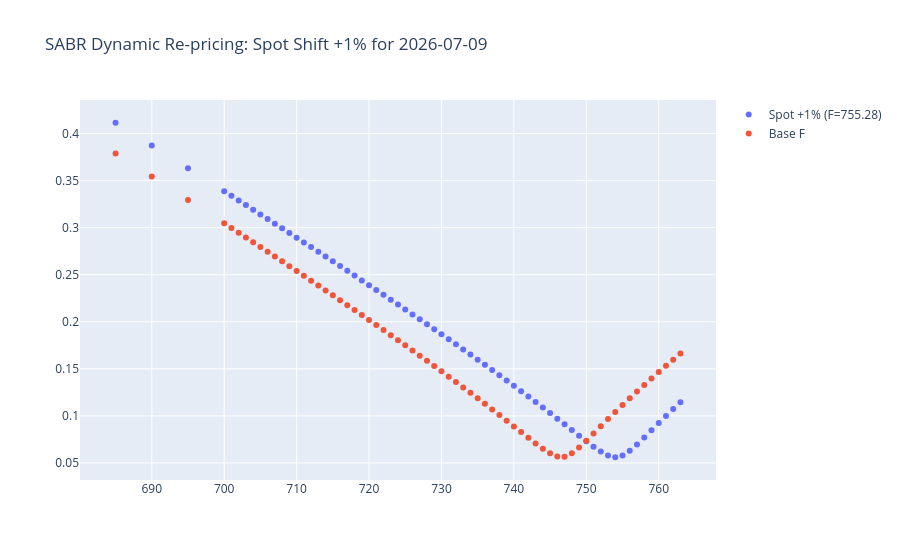

Notebook code cell kept with this figure:
### Markdown cell above
# Dynamic Shifting Demo

### Code cell
expiry = svi_slices[0]["expiry"]
sabr_res = sabr_results[expiry]["result"]
if sabr_res.success:
    alpha, rho, nu = sabr_res.params
    f_base = svi_slices[0]["forward"]
    strikes = svi_slices[0]["strikes"]
    
    # Shift spot by +1%
    f_new = f_base * 1.01
    iv_shifted = sabr_iv_vectorized(f_new, strikes, svi_slices[0]["T"], alpha, 0.5, rho, nu)
    iv_orig_sabr = sabr_iv_vectorized(f_base, strikes, svi_slices[0]["T"], alpha, 0.5, rho, nu)
    
    fig2 = go.Figure()
    fig2.add_trace(go.Scatter(x=strikes, y=iv_shifted, mode='markers', name=f'Spot +1% (F={f_new:.2f})'))
    fig2.add_trace(go.Scatter(x=strikes, y=iv_orig_sabr, mode='markers', name='Base F', line=dict(dash='dot')))
    fig2.update_layout(title=f"SABR Dynamic Re-pricing: Spot Shift +1% for {expiry}")
    fig2.show()
else:
    print(f"ERROR: SABR was not successfull -   Error Messag: {sabr_res.message}")
